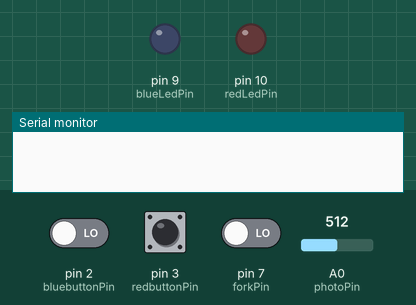
This sketch was run on a simulated Arduino Uno, built with avr-gcc and run on an emulated ATmega328P. Shown: output pins drawn as LEDs (lit = HIGH), the last lines printed to the serial monitor. The inputs (shaded band) are chosen by the test bench; at power-on: pin 2 (bluebuttonPin) LOW, pin 7 (forkPin) LOW, pin 3 (redbuttonPin) LOW, A0 (photoPin) = 512.

Above: at 1.2 s.
1.3 s: pin 2 (bluebuttonPin) driven HIGH and pin 7 (forkPin) driven HIGH
At 1.8 s:
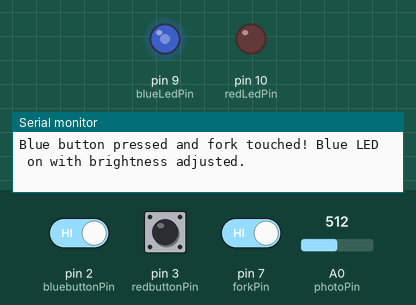
2.8 s: pin 3 (redbuttonPin) pulled HIGH for 0.15 s
At 2.99 s:
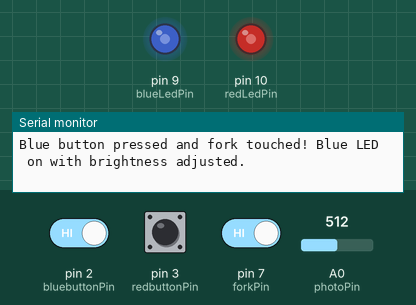
4.6 s: A0 (photoPin) set to 716
At 5.8 s:
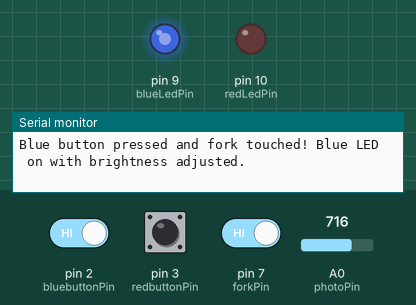
6.1 s: pin 3 (redbuttonPin) pulled HIGH for 1 s
At 6.9 s:
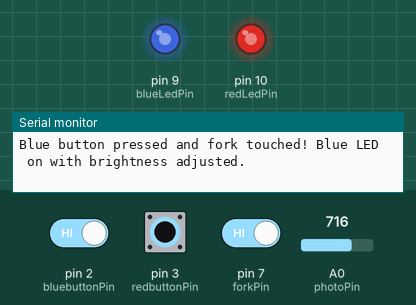
8.6 s: A0 (photoPin) set to 900
At 9.8 s:
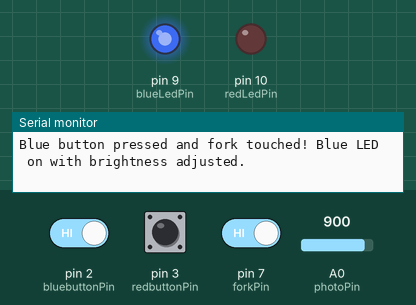
10.1 s: pin 3 (redbuttonPin) pulled HIGH for 1 s
At 10.9 s:
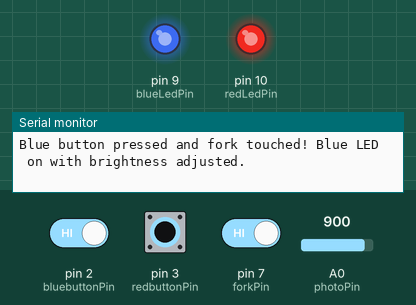
Timing chart, 0 to 13.1 s (numbered marks = the images above; inputs shaded):
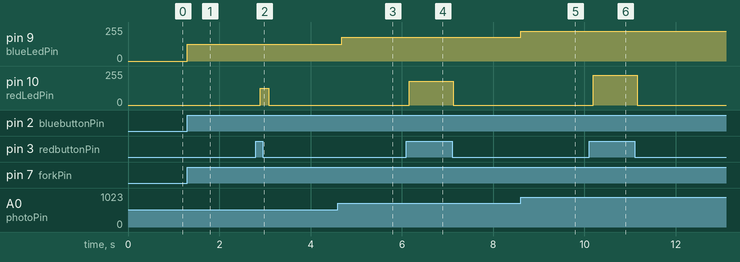

Measured:
- after the input at 1.3 s, pin 9 (blueLedPin): 0/255 → 127/255 at once
- after the input at 2.8 s, pin 10 (redLedPin): 0/255 → 127/255 after 0.09 s, → 0/255 0.19 s later
- after the input at 4.6 s, pin 9 (blueLedPin): 127/255 → 178/255 after 0.08 s
- after the input at 6.1 s, pin 10 (redLedPin): 0/255 → 178/255 after 0.06 s, → 0/255 0.96 s later
- after the input at 8.6 s, pin 9 (blueLedPin): 178/255 → 224/255 at once
- after the input at 10.1 s, pin 10 (redLedPin): 0/255 → 224/255 after 0.09 s, → 0/255 0.96 s later

The sketch:

Day_8_sketch_nov21a.ino
```cpp
/*
 * Steve's Template
 * General Commentst and Logic Narrative
 *
 * Pin Assigmnent Chart
 *
 * A0 – Photo Resister   -- const int photoPin = A0;   // the photoresistor is connected is connected to Pin A0
 * 10 – Red LED  -- const int redLedPin = 10;  // the Red LED is connected to Pin 10
 * 9 – Blue LED  -- const int blueLedPin = 9;  // the Red LED is connected to Pin 9
 * 7 – Fork -- const int forkPin = 7;  // the firk is connected to Pin 7
 * 3 – Red Button -- const int redbuttonPin = 3;  // the Red button is connected to Pin 3
 * 2 – Blue Button -- const int blueredbuttonPin = 2;  // the Red button is connected to Pin 2


 * Variable List
 *
 *
 */


// Explicitly include Arduino.h to insure compatability if using other than the Arduino IDE
#include "Arduino.h"

// ************************************************
//    Include other libraries and header files as needed.

// ************************************************
/*  Setup for DIP switch pins for devices
 *  const int devicePin1 = 2;   // Device 1 is connected to pin 2
 *
 *  Define Variables Needed
 *
 *  int variableState1 = 0;    // Variable to ....
 *
 */

const int photoPin = A0;          // the photoresistor is connected is connected to Pin A0
const int redLedPin = 10;         // the Red LED is connected to Pin 10
const int blueLedPin = 9;         // the Red LED is connected to Pin 9
const int forkPin = 7;            // the firk is connected to Pin 7
const int redbuttonPin = 3;       // the Red button is connected to Pin 3
const int bluebuttonPin = 2;   // the Red button is connected to Pin 2

int redbuttonState = 0;           // variable for reading the Red button status
int bluebuttonState = 0;          // variable for reading the Blue button status
int forkState = 0;                // variable for reading the fork status
int photoValue = 0;               // variable for reading the photoresistor value

// ************************************************
//                     SETUP()
// ************************************************
void setup() {
  // put your setup code here, to run once:
  pinMode(redbuttonPin, INPUT);   // initialize the Red button pin as an input
  pinMode(bluebuttonPin, INPUT);  // initialize the Blue button pin as an input
  pinMode(redLedPin, OUTPUT);     // initialize the Red LED pin as an output
  pinMode(blueLedPin, OUTPUT);   // initialize the Blue LED pin as an output
  pinMode(forkPin, INPUT);        // initialize the fork pin as an input
  pinMode(photoPin, INPUT);       // initialize the photoresistor pin as an input
  Serial.begin(9600);             // begin serial communication for debugging

}

// ************************************************
//                     LOOP()
// ************************************************
void loop() {
  // put your main code here, to run repeatedly:

  redbuttonState = digitalRead(redbuttonPin);    // read the state of the Red button
  bluebuttonState = digitalRead(bluebuttonPin);  // read the state of the Blue button
  forkState = digitalRead(forkPin);              // read the state of the fork
  photoValue = analogRead(photoPin);             // read the value from the photoresistor

  if (redbuttonState == HIGH && forkState == HIGH) {
    int brightness = map(photoValue, 0, 1023, 0, 255);  // map the photoresistor value to a brightness level
    analogWrite(redLedPin, brightness);                 // adjust Red LED brightness based on light level
    Serial.println("Red button pressed and fork touched! Red LED  on with brightness adjusted.");
  } else {
    digitalWrite(redLedPin, LOW);                      // turn Red LED off
  }

  if (bluebuttonState == HIGH && forkState == HIGH) {
    int brightness = map(photoValue, 0, 1023, 0, 255);  // map the photoresistor value to a brightness level
    analogWrite(blueLedPin, brightness);                // adjust Blue LED brightness based on light level
    Serial.println("Blue button pressed and fork touched! Blue LED  on with brightness adjusted.");
  } else {
    digitalWrite(blueLedPin, LOW);                      // turn Blue LED off
  }

  delay(100);  // wait for a short period before repeating the loop

}


// ************************************************
//                     Lesson Reference Code
// ************************************************

/*

const int buttonPin1 = 2;  // the pin where the first button is connected
const int buttonPin2 = 3;  // the pin where the second button is connected
const int ledPin1 = 9;     // the pin where the first LED is connected
const int ledPin2 = 10;     // the pin where the second LED is connected
const int forkPin = 7;     // the pin where the fork is connected
const int photoPin = A0;   // the pin where the photoresistor is connected

int buttonState1 = 0;      // variable for reading the first button status
int buttonState2 = 0;      // variable for reading the second button status
int forkState = 0;         // variable for reading the fork status
int photoValue = 0;        // variable for reading the photoresistor value

void setup() {
  pinMode(buttonPin1, INPUT);  // initialize the first button pin as an input
  pinMode(buttonPin2, INPUT);  // initialize the second button pin as an input
  pinMode(ledPin1, OUTPUT);    // initialize the first LED pin as an output
  pinMode(ledPin2, OUTPUT);    // initialize the second LED pin as an output
  pinMode(forkPin, INPUT);     // initialize the fork pin as an input
  pinMode(photoPin, INPUT);    // initialize the photoresistor pin as an input
  Serial.begin(9600);          // begin serial communication for debugging
}

void loop() {
  buttonState1 = digitalRead(buttonPin1);  // read the state of the first button
  buttonState2 = digitalRead(buttonPin2);  // read the state of the second button
  forkState = digitalRead(forkPin);        // read the state of the fork
  photoValue = analogRead(photoPin);       // read the value from the photoresistor

  if (buttonState1 == HIGH && forkState == HIGH) {
    int brightness = map(photoValue, 0, 1023, 0, 255);  // map the photoresistor value to a brightness level
    analogWrite(ledPin1, brightness);  // adjust first LED brightness based on light level
    Serial.println("First button pressed and fork touched! LED 1 on with brightness adjusted.");
  } else {
    digitalWrite(ledPin1, LOW);    // turn first LED off
  }

  if (buttonState2 == HIGH && forkState == HIGH) {
    int brightness = map(photoValue, 0, 1023, 0, 255);  // map the photoresistor value to a brightness level
    analogWrite(ledPin2, brightness);  // adjust second LED brightness based on light level
    Serial.println("Second button pressed and fork touched! LED 2 on with brightness adjusted.");
  } else {
    digitalWrite(ledPin2, LOW);    // turn second LED off
  }

  delay(100);  // wait for a short period before repeating the loop
}

*/
```
